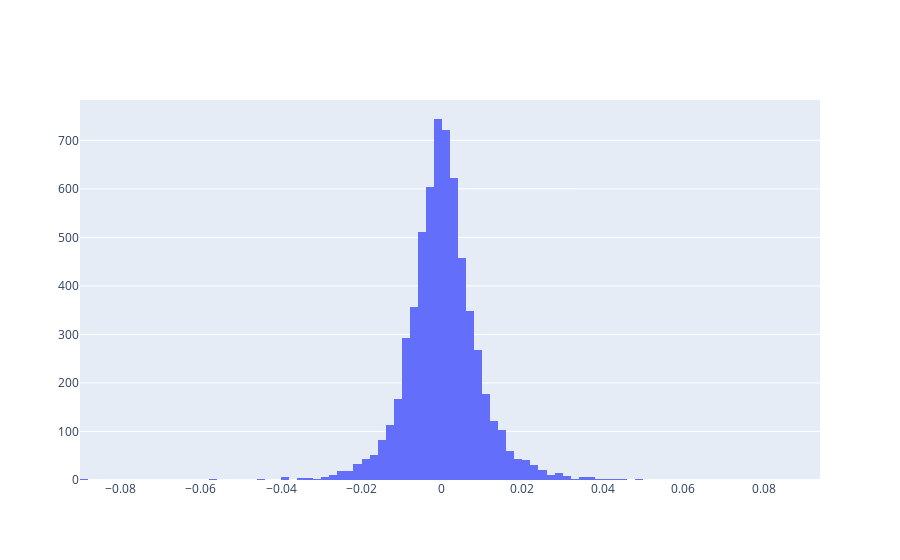

This figure's notebook cell:
### Code cell
histograma = go.Figure(data=[go.Histogram(x=histdata['retorno'].values, nbinsx = 100)])

histograma

### Figure 1 — Plotly figure (JSON) as saved in the notebook; plotly's stock layout.template omitted (floating-point values rounded to 4 significant figures; data arrays with more than 128 entries replaced by an {"elided": "..."} marker saying what was removed)
{"data": [{"nbinsx": 100, "type": "histogram", "x": {"elided": "6167 float values"}}], "layout": {"autosize": true, "xaxis": {"autorange": true, "range": [-0.09, 0.094], "type": "linear"}, "yaxis": {"autorange": true, "range": [0, 783.2]}}}
